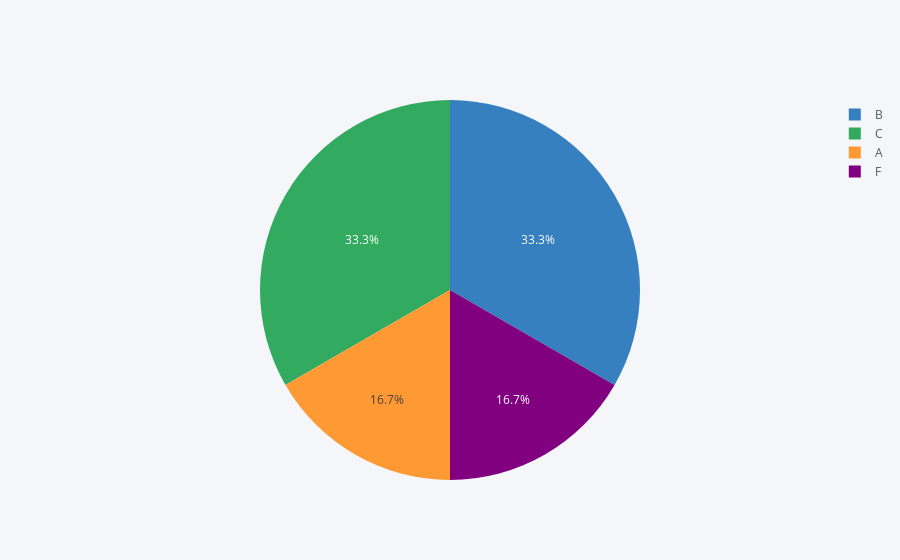

The code cell stored with this chart in its notebook:
### Code cell
df1.iplot(kind = 'pie', labels = 'Grade', values = 'Year')
# labels 와 values 뒤에 s붙는거 주의

### Figure 1 — Plotly figure (JSON) as saved in the notebook; plotly's stock layout.template omitted (floating-point values rounded to 4 significant figures)
{"data": [{"labels": ["A", "B", "C", "F"], "marker": {"colors": ["rgba(255, 153, 51, 1.0)", "rgba(55, 128, 191, 1.0)", "rgba(50, 171, 96, 1.0)", "rgba(128, 0, 128, 1.0)"]}, "name": "", "type": "pie", "values": [1, 2, 2, 1]}], "layout": {"legend": {"bgcolor": "#F5F6F9", "font": {"color": "#4D5663"}}, "paper_bgcolor": "#F5F6F9", "plot_bgcolor": "#F5F6F9", "titlefont": {"color": "#4D5663"}}}
